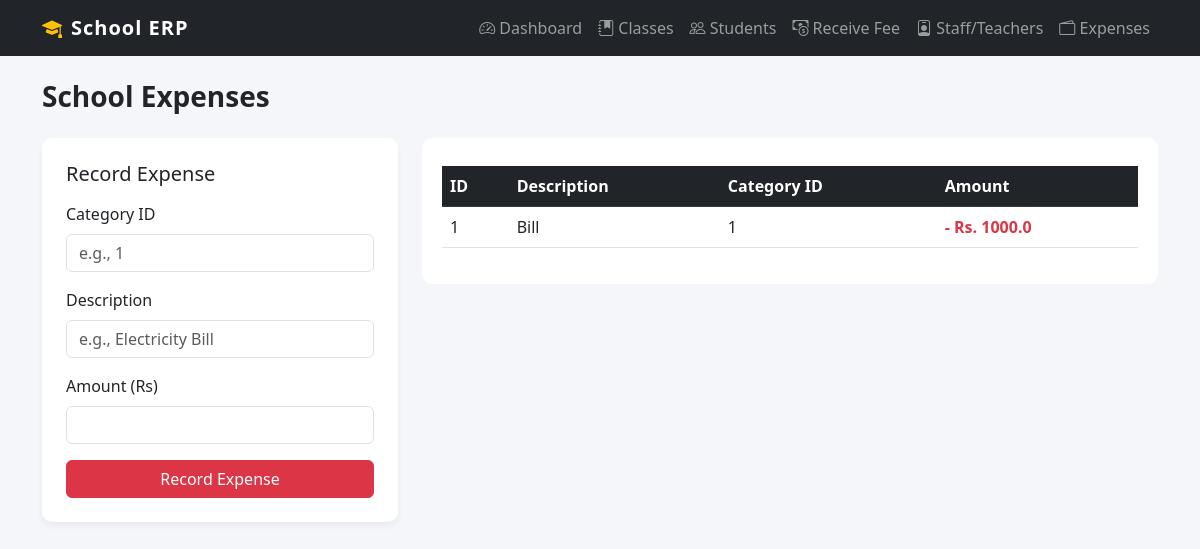
Screenshot of /expenses-page with the database file from the repository.
### model.py (models this page shows)
class Expense(Base):
    __tablename__ = "expenses"
    id = Column(Integer, primary_key=True, index=True)
    category_id = Column(Integer, ForeignKey("expense_categories.id"))
    amount = Column(Float)
    description = Column(String)
    expense_date = Column(Date, default=datetime.date.today)

### main.py (the view)
@app.get("/expenses-page")
def expenses_page(request: Request, db: Session = Depends(get_db)):
    return templates.TemplateResponse("expenses.html", {"request": request, "expenses": db.query(model.Expense).all()})

### templates/expenses.html (shortened to what this page needs)
{% extends "base.html" %}
{% block content %}
<h3 class="fw-bold mb-4">School Expenses</h3>
<div class="row">
    <div class="col-md-4 mb-4">
        <div class="card p-4">
            <h5 class="mb-3">Record Expense</h5>
            <form action="/submit-expense" method="POST">
                <div class="mb-3">
                    <label class="form-label">Category ID</label>
                    <input type="number" name="category_id" class="form-control" placeholder="e.g., 1" required>
                </div>
                <div class="mb-3">
                    <label class="form-label">Description</label>
                    <input type="text" name="description" class="form-control" placeholder="e.g., Electricity Bill" required>
                </div>
                <div class="mb-3">
                    <label class="form-label">Amount (Rs)</label>
                    <input type="number" name="amount" class="form-control" required>
                </div>
                <button type="submit" class="btn btn-danger w-100">Record Expense</button>
            </form>
        </div>
    </div>
    <div class="col-md-8">
        <div class="table-responsive">
            <table class="table table-hover mt-2">
                <thead class="table-dark">
                    <tr>
                        <th>ID</th>
                        <th>Description</th>
                        <th>Category ID</th>
                        <th>Amount</th>
                    </tr>
                </thead>
                <tbody>
                    {% for exp in expenses %}
                    <tr>
                        <td>{{ exp.id }}</td>
                        <td>{{ exp.description }}</td>
                        <td>{{ exp.category_id }}</td>
                        <td class="text-danger fw-bold">- Rs. {{ exp.amount }}</td>
                    </tr>
                    {% else %}
                    <tr><td colspan="4" class="text-center text-muted">No expenses recorded yet.</td></tr>
                    {% endfor %}
                </tbody>
            </table>
        </div>
    </div>
</div>
{% endblock %}

### templates/base.html (style rules this page uses)
body { background-color: #f4f6f9; }
.card { box-shadow: 0 4px 6px rgba(0,0,0,0.05); border: none; border-radius: 10px; }
.table-responsive { background: white; padding: 20px; border-radius: 10px; }

### rows the page displays
Expense: id "1", description "Bill", category_id "1", amount "1000.0"
